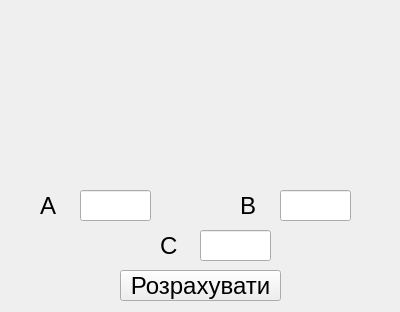
<?xml version="1.0" encoding="UTF-8"?>
<ui version="4.0">
 <class>Form</class>
 <widget class="QWidget" name="Form">
  <property name="geometry">
   <rect>
    <x>0</x>
    <y>0</y>
    <width>400</width>
    <height>312</height>
   </rect>
  </property>
  <property name="minimumSize">
   <size>
    <width>400</width>
    <height>312</height>
   </size>
  </property>
  <property name="maximumSize">
   <size>
    <width>400</width>
    <height>312</height>
   </size>
  </property>
  <property name="windowTitle">
   <string>Form</string>
  </property>
  <widget class="QPushButton" name="pushButton">
   <property name="geometry">
    <rect>
     <x>120</x>
     <y>270</y>
     <width>161</width>
     <height>31</height>
    </rect>
   </property>
   <property name="font">
    <font>
     <pointsize>18</pointsize>
    </font>
   </property>
   <property name="text">
    <string>Розрахувати</string>
   </property>
  </widget>
  <widget class="QLabel" name="label_2">
   <property name="geometry">
    <rect>
     <x>100</x>
     <y>0</y>
     <width>211</width>
     <height>171</height>
    </rect>
   </property>
   <property name="text">
    <string/>
   </property>
   <property name="pixmap">
    <pixmap>triangle_user.png</pixmap>
   </property>
  </widget>
  <widget class="QLineEdit" name="lineEdit">
   <property name="geometry">
    <rect>
     <x>80</x>
     <y>190</y>
     <width>71</width>
     <height>31</height>
    </rect>
   </property>
  </widget>
  <widget class="QLabel" name="label">
   <property name="geometry">
    <rect>
     <x>40</x>
     <y>190</y>
     <width>41</width>
     <height>31</height>
    </rect>
   </property>
   <property name="font">
    <font>
     <pointsize>18</pointsize>
    </font>
   </property>
   <property name="text">
    <string>A</string>
   </property>
  </widget>
  <widget class="QLineEdit" name="lineEdit_2">
   <property name="geometry">
    <rect>
     <x>280</x>
     <y>190</y>
     <width>71</width>
     <height>31</height>
    </rect>
   </property>
   <property name="text">
    <string/>
   </property>
  </widget>
  <widget class="QLabel" name="label_3">
   <property name="geometry">
    <rect>
     <x>240</x>
     <y>190</y>
     <width>41</width>
     <height>31</height>
    </rect>
   </property>
   <property name="font">
    <font>
     <pointsize>18</pointsize>
    </font>
   </property>
   <property name="text">
    <string>B</string>
   </property>
  </widget>
  <widget class="QLineEdit" name="lineEdit_3">
   <property name="geometry">
    <rect>
     <x>200</x>
     <y>230</y>
     <width>71</width>
     <height>31</height>
    </rect>
   </property>
  </widget>
  <widget class="QLabel" name="label_4">
   <property name="geometry">
    <rect>
     <x>160</x>
     <y>230</y>
     <width>41</width>
     <height>31</height>
    </rect>
   </property>
   <property name="font">
    <font>
     <pointsize>18</pointsize>
    </font>
   </property>
   <property name="text">
    <string>C</string>
   </property>
  </widget>
 </widget>
 <resources/>
 <connections/>
</ui>
